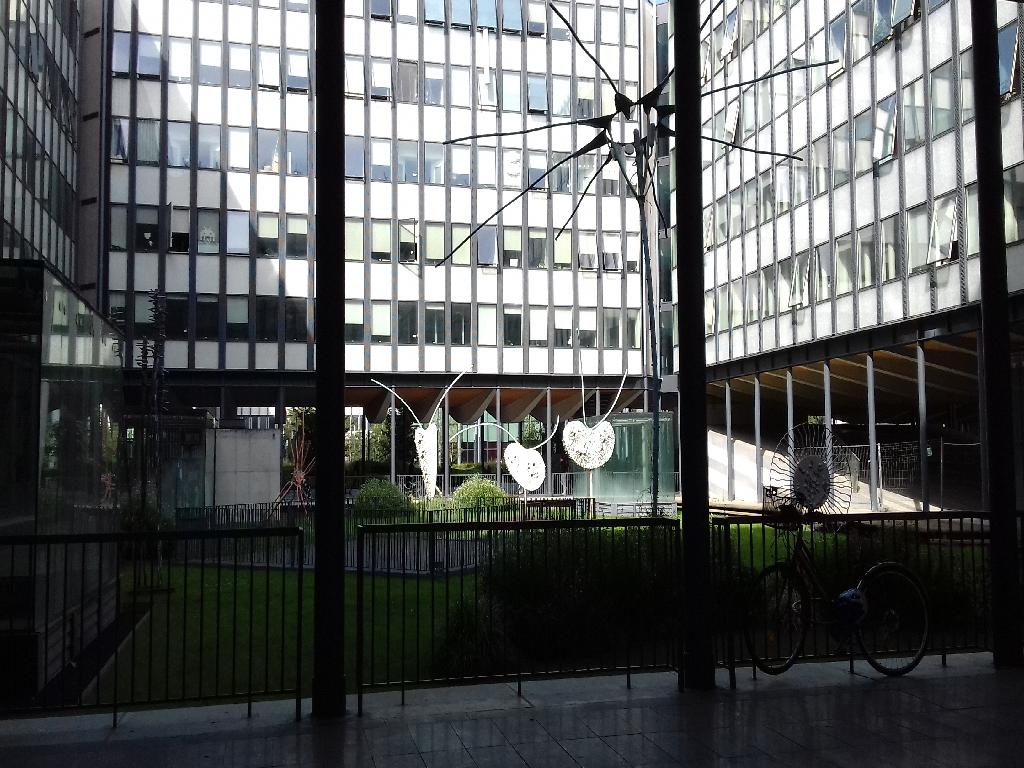
#> input picture Image_data/20170929_130648.jpg, 1024 x 768 px; its folder holds 4 pictures in this run
$ python testdescripeur.py
#> lines starting #> are read from the running program, lines starting #| are printed output that depends on the picture
# -*- coding: utf-8 -*-
"""
Spyder Editor

This is a temporary script file.
"""

#from math import *
from PIL import Image
#import numpy as np
import os
import BRIEF
#import scipy.ndimage


# charger image en niveau de gris
Liste = os.listdir('Image_data')
I = Image.open('Image_data/'+Liste[1]).convert('L')
I_crop=I.crop((0,0,50,50))
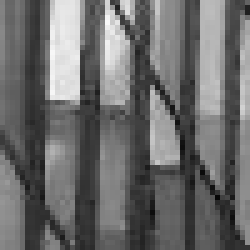
#> I_crop: PIL image 50x50 L (shown 5 times larger); min 6, max 249, mean 107.2

# function parameterd
S=20
Nd=10

#> (the run stopped early here; a loop or call above may not have finished)
